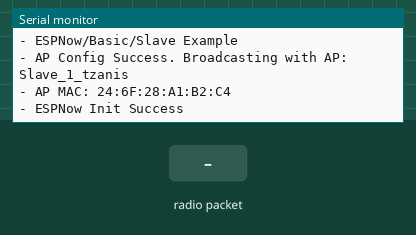
The sketch below on a simulated ESP32. Parts: the last lines printed to the serial monitor. The test bench sets the inputs (shaded band).

Above: at 1.2 s.
1.3 s: radio packet "1" arrives
At 1.8 s:
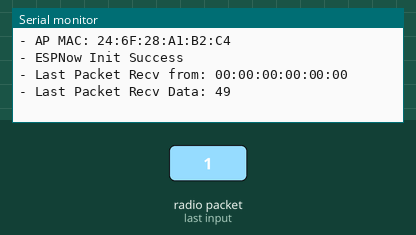
2.8 s: radio packet "0" arrives
At 4.0 s:
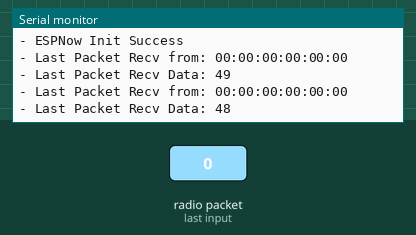
4.3 s: radio packet "2" arrives
At 5.3 s:
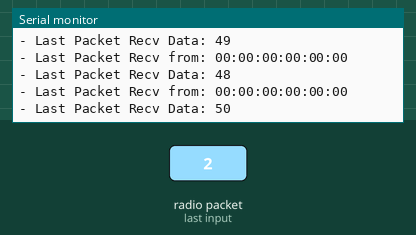

The sketch:

Slave.ino
```cpp
#include <esp_now.h>
#include <WiFi.h>

#define CHANNEL 0

void InitESPNow() {
	WiFi.disconnect();
	if (esp_now_init() != ESP_OK) {
		Serial.println("- ESPNow Init Failed");
		// InitESPNow();
		ESP.restart();
		return;
	}
	Serial.println("- ESPNow Init Success");
}

void configDeviceAP() {
	const char *SSID = "Slave_1_tzanis";
	bool result = WiFi.softAP(SSID, "Slave_1_Password", CHANNEL, 0);
	if (!result) {
		Serial.println("- AP Config failed.");
		return;
	}
	Serial.println("- AP Config Success. Broadcasting with AP: " + String(SSID));
}

void setup() {
	Serial.begin(115200);
	Serial.println("- ESPNow/Basic/Slave Example");
	WiFi.mode(WIFI_AP);
	configDeviceAP();
	// This is the mac address of the Slave in AP Mode
	Serial.print("- AP MAC: ");
	Serial.println(WiFi.softAPmacAddress());
	InitESPNow();
	esp_now_register_recv_cb(OnDataRecv);
}

void OnDataRecv(const uint8_t *mac_addr, const uint8_t *data, int data_len) {
	char macStr[18];
	snprintf(macStr, sizeof(macStr), "%02x:%02x:%02x:%02x:%02x:%02x", mac_addr[0], mac_addr[1], mac_addr[2], mac_addr[3], mac_addr[4], mac_addr[5]);
	Serial.print("- Last Packet Recv from: ");
	Serial.println(macStr);
	Serial.print("- Last Packet Recv Data: ");
	Serial.println(*data);
	Serial.println("");
}

void loop() {}
```

Measured:
- after the input at 1.3 s, the serial monitor: prints a new line at once (image 1)
- after the input at 2.8 s, the serial monitor: prints a new line at once (image 2)
- after the input at 4.3 s, the serial monitor: prints a new line at once (image 3)
